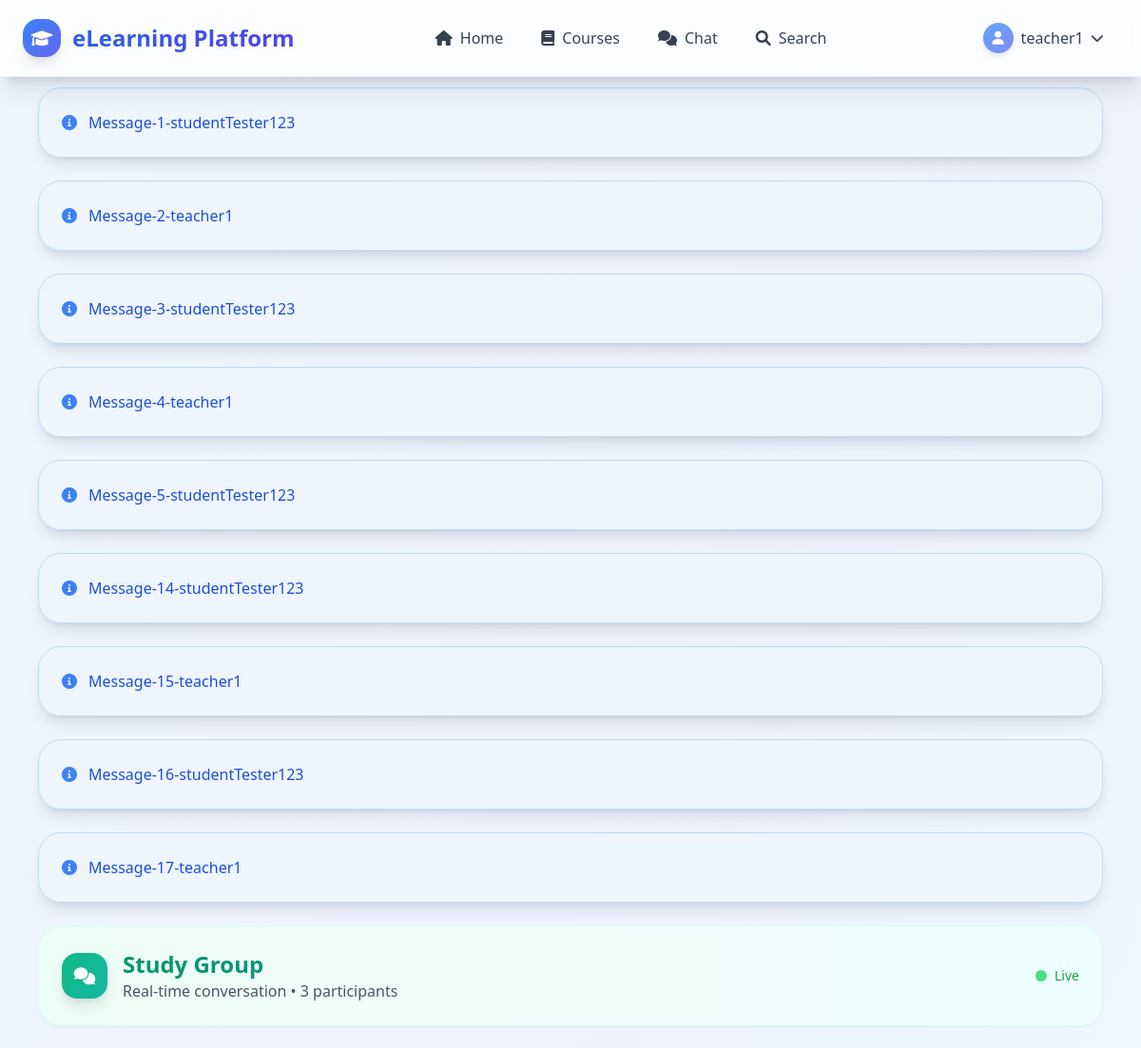
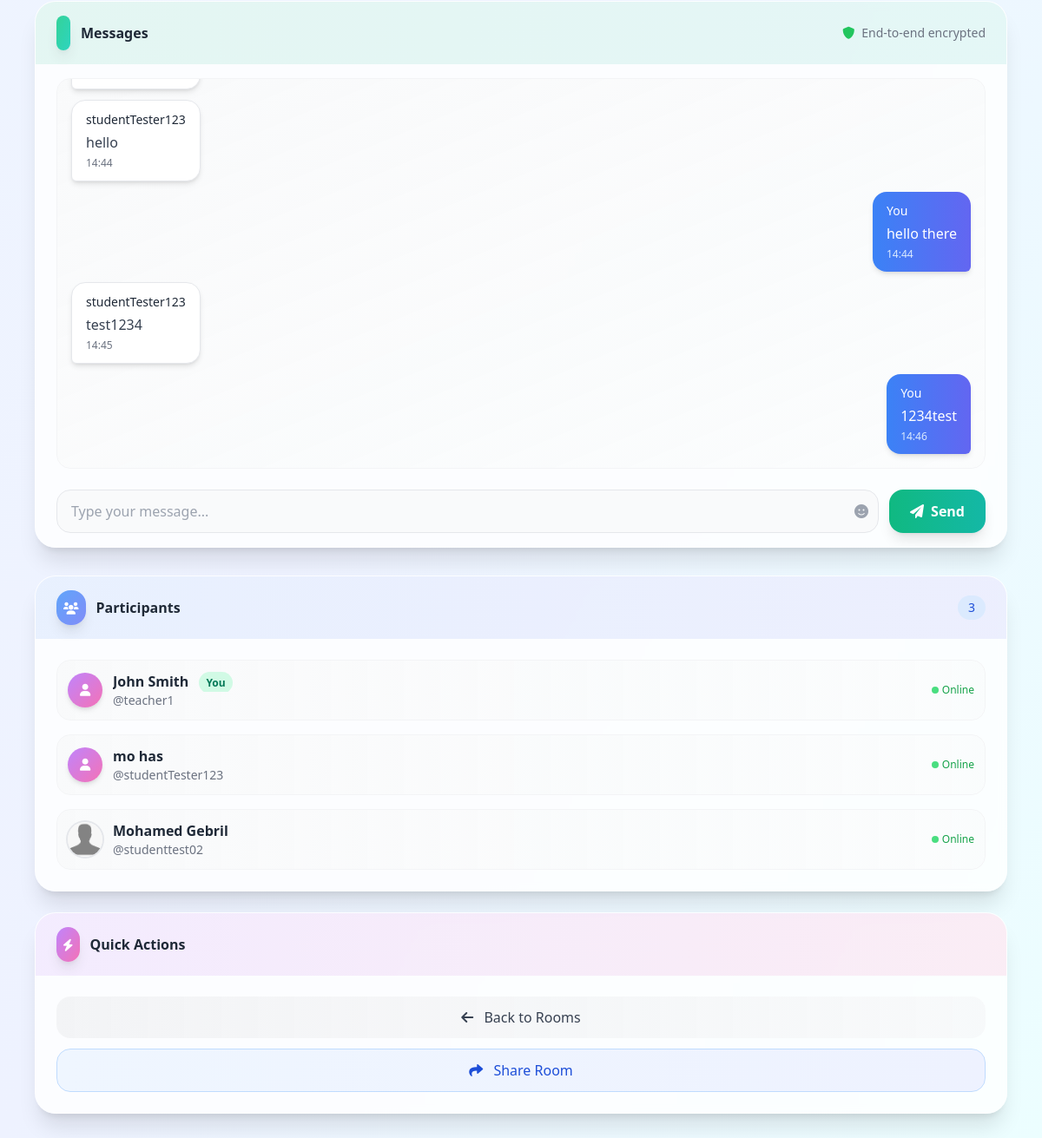
Screenshot of /chat/Study Group/ (signed in) with the database file from the repository (2 pictures, top to bottom).
### users/models.py (models this page shows, shortened)
class User(AbstractUser):
    USER_TYPE_CHOICES = (
        ('student', 'Student'),
        ('teacher', 'Teacher'),
    )
    user_type = models.CharField(max_length=10, choices=USER_TYPE_CHOICES, default='student')
    profile_picture = models.ImageField(upload_to='profile_pics/', null=True, blank=True)
    bio = models.TextField(max_length=500, blank=True)
    date_of_birth = models.DateField(null=True, blank=True)
    phone_number = models.CharField(max_length=15, blank=True)
    is_blocked = models.BooleanField(default=False)
    blocked_at = models.DateTimeField(null=True, blank=True)
    blocked_by = models.ForeignKey('self', on_delete=models.SET_NULL, null=True, blank=True, related_name='blocked_users')
    def is_teacher(self):
        return self.user_type == 'teacher'

### chat/models.py (models this page shows)
class Message(models.Model):
    room = models.ForeignKey(ChatRoom, on_delete=models.CASCADE, related_name='messages')
    sender = models.ForeignKey(settings.AUTH_USER_MODEL, on_delete=models.CASCADE)
    content = models.TextField()
    timestamp = models.DateTimeField(auto_now_add=True)
    class Meta:
        ordering = ['timestamp']
    def __str__(self):
        return f"Message-{self.id}-{self.sender.username}"

### chat/views.py (the view)
# urls.py: path('<str:room_name>/', views.chat_room, name='chat_room'),
@login_required
def chat_room(request, room_name):
    try:
        room = ChatRoom.objects.get(name=room_name)
    except ChatRoom.DoesNotExist:
        room = ChatRoom.objects.create(name=room_name, created_by=request.user)
    if request.user not in room.participants.all():
        room.participants.add(request.user)
    chat_messages = Message.objects.filter(room=room).order_by('timestamp')
    context = {
        'room_name': room_name,
        'messages': chat_messages,
        'participants': room.participants.all(),
    }
    return render(request, 'chat/room.html', context)

### users/context_processors.py (called while the page is built)
def notification_count(request):
    if request.user.is_authenticated:
        unread_count = request.user.notifications.filter(is_read=False).count()
        return {'unread_notifications_count': unread_count}
    return {'unread_notifications_count': 0}

### templates/chat/room.html (shortened to what this page needs)
{% extends 'base.html' %}
{% block content %}
<div class="mb-6">
  <div class="bg-gradient-to-r from-emerald-50 via-teal-50 to-cyan-50 rounded-3xl p-6 border border-emerald-100/50 shadow-sm">
    <div class="flex items-center justify-between">
      <div class="flex items-center space-x-4">
        <div class="w-12 h-12 bg-gradient-to-br from-emerald-500 to-teal-500 rounded-2xl flex items-center justify-center shadow-lg">
          <i class="fas fa-comments text-white text-lg"></i>
        </div>
        <div>
          <h1 class="text-2xl font-bold bg-gradient-to-r from-emerald-600 to-teal-600 bg-clip-text text-transparent">
          </h1>
          <p class="text-gray-600">Real-time conversation • {{ participants|length }} participants</p>
        </div>
      </div>
      <div class="flex items-center space-x-2">
        <div class="w-3 h-3 bg-green-400 rounded-full animate-pulse"></div>
        <span class="text-sm text-green-600 font-medium">Live</span>
      </div>
    </div>
  </div>
</div>
<div class="grid grid-cols-1 xl:grid-cols-12 gap-8">
  <div class="xl:col-span-8">
    <div class="bg-white/80 backdrop-blur-sm rounded-3xl shadow-xl border border-white/20 overflow-hidden">
      <div class="bg-gradient-to-r from-emerald-500/10 to-teal-500/10 px-6 py-4">
              <div class="flex items-center justify-between">
        <div class="flex items-center space-x-3">
          <div class="p-2 bg-gradient-to-br from-emerald-400 to-teal-400 rounded-2xl shadow-lg">
          </div>
          <h3 class="font-bold text-gray-800">Messages</h3>
        </div>
        <div class="flex items-center space-x-3">
          <div class="flex items-center space-x-2 text-sm text-gray-500">
            <i class="fas fa-shield-alt text-green-500"></i>
            <span>End-to-end encrypted</span>
          </div>
        </div>
      </div>
      </div>
      <div class="px-6 py-4">
        <div
          id="chat-messages"
          class="chat-messages mb-6 p-4 bg-gradient-to-br from-gray-50 to-gray-50/50 rounded-2xl border border-gray-100 overflow-y-auto space-y-3"
          style="height: 450px"
        >
          {% for message in messages %}
          <div class="flex {% if message.sender == user %}justify-end{% else %}justify-start{% endif %}">
            <div class="max-w-xs lg:max-w-md">
              <div class="{% if message.sender == user %}bg-gradient-to-r from-blue-500 to-indigo-500 text-white rounded-2xl rounded-br-md{% else %}bg-white border border-gray-200 text-gray-800 rounded-2xl rounded-bl-md{% endif %} px-4 py-3 shadow-md">
                <div class="font-medium text-sm mb-1">
                  {% if message.sender == user %}
                    You
                  {% else %}
                    {{ message.sender.username }}
                  {% endif %}
                </div>
                <div class="{% if message.sender == user %}text-white{% else %}text-gray-700{% endif %}">
                  {{ message.content }}
                </div>
                <div class="text-xs {% if message.sender == user %}text-blue-100{% else %}text-gray-500{% endif %} mt-1">
                  {{ message.timestamp|date:"H:i" }}
                </div>
              </div>
            </div>
          </div>
          {% endfor %}
        </div>
        <form id="chat-form" class="flex space-x-3">
          <div class="flex-1 relative">
            <input
              type="text"
              id="chat-message-input"
              class="w-full px-4 py-3 bg-gray-50 border border-gray-200 rounded-2xl focus:outline-none focus:ring-2 focus:ring-emerald-500 focus:border-transparent focus:bg-white transition-all duration-300 pr-12"
              placeholder="Type your message..."
            />
            <button
              type="button"
              class="absolute right-3 top-1/2 transform -translate-y-1/2 text-gray-400 hover:text-emerald-500 transition-colors"
              onclick="document.getElementById('chat-message-input').value += '😊'"
            >
              <i class="fas fa-smile"></i>
            </button>
          </div>
          <button
            class="bg-gradient-to-r from-emerald-500 to-teal-500 hover:from-emerald-600 hover:to-teal-600 text-white font-semibold px-6 py-3 rounded-2xl shadow-lg hover:shadow-xl transform hover:scale-105 transition-all duration-300 flex items-center space-x-2"
            type="submit"
          >
            <i class="fas fa-paper-plane"></i>
            <span class="hidden sm:inline">Send</span>
          </button>
        </form>
      </div>
    </div>
  </div>
  <div class="xl:col-span-4">
    <div class="bg-white/80 backdrop-blur-sm rounded-3xl shadow-xl border border-white/20 overflow-hidden">
      <div class="bg-gradient-to-r from-blue-500/10 to-indigo-500/10 px-6 py-4">
        <div class="flex items-center justify-between">
          <div class="flex items-center space-x-3">
            <div class="p-2 bg-gradient-to-br from-blue-400 to-indigo-400 rounded-2xl shadow-lg">
              <i class="fas fa-users text-white text-sm"></i>
            </div>
            <h3 class="font-bold text-gray-800">Participants</h3>
          </div>
          <span class="bg-blue-100 text-blue-700 px-3 py-1 rounded-full text-sm font-medium">{{ participants|length }}</span>
        </div>
      </div>
      <div class="px-6 py-6 space-y-4">
        {% for participant in participants %}
        <div class="flex items-center space-x-3 p-3 bg-gradient-to-r from-gray-50 to-gray-50/50 rounded-2xl border border-gray-100 hover:border-blue-200 hover:shadow-md transition-all duration-300">
          {% if participant.profile_picture %}
          <img
            src="{{ participant.profile_picture.url }}"
            class="w-10 h-10 rounded-full object-cover ring-2 ring-gray-200"
          />
          {% else %}
          <div class="w-10 h-10 bg-gradient-to-br from-purple-400 to-pink-400 rounded-full flex items-center justify-center shadow-md">
            <i class="fas fa-user text-white text-sm"></i>
          </div>
          {% endif %}
          <div class="flex-1 min-w-0">
            <div class="font-semibold text-gray-800 truncate">
              {{ participant.get_full_name|default:participant.username }}
              {% if participant == user %}
              <span class="text-xs bg-emerald-100 text-emerald-700 px-2 py-1 rounded-full ml-2">You</span>
              {% endif %}
            </div>
            <div class="text-sm text-gray-500">@{{ participant.username }}</div>
          </div>
          <div class="flex items-center space-x-1">
            <div class="w-2 h-2 bg-green-400 rounded-full"></div>
            <span class="text-xs text-green-600">Online</span>
          </div>
        </div>
        {% endfor %}
      </div>
    </div>
    <div class="mt-6 bg-white/80 backdrop-blur-sm rounded-3xl shadow-xl border border-white/20 overflow-hidden">
      <div class="bg-gradient-to-r from-purple-500/10 to-pink-500/10 px-6 py-4">
        <div class="flex items-center space-x-3">
          <div class="p-2 bg-gradient-to-br from-purple-400 to-pink-400 rounded-2xl shadow-lg">
            <i class="fas fa-bolt text-white text-sm"></i>
          </div>
          <h3 class="font-bold text-gray-800">Quick Actions</h3>
        </div>
      </div>
      <div class="px-6 py-6 space-y-3">
        <a href="{% url 'chat_list' %}" class="block w-full text-center px-4 py-3 bg-gradient-to-r from-gray-100 to-gray-100/50 text-gray-700 font-medium rounded-2xl hover:shadow-md transition-all duration-300">
          <i class="fas fa-arrow-left mr-2"></i>
          Back to Rooms
        </a>
        <button onclick="copyRoomLink()" class="block w-full text-center px-4 py-3 bg-gradient-to-r from-blue-50 to-indigo-50 text-blue-700 font-medium rounded-2xl hover:shadow-md transition-all duration-300 border border-blue-200">
          <i class="fas fa-share mr-2"></i>
          Share Room
        </button>
      </div>
    </div>
  </div>
</div>
{% endblock %}

### templates/base.html (shortened to what this page needs)
<!DOCTYPE html>
<html lang="en">
  <head>
    <script src="https://cdn.tailwindcss.com"></script>
    <link
      href="https://cdnjs.cloudflare.com/ajax/libs/font-awesome/6.0.0/css/all.min.css"
      rel="stylesheet"
    />
  </head>
  <body class="bg-gradient-to-br from-blue-50 via-indigo-50 to-cyan-50 min-h-screen pt-[60px]">
    <nav class="bg-white/80 backdrop-blur-md shadow-xl border-b border-blue-100/50 fixed w-full top-0" style="z-index: 100;">
      <div class="max-w-7xl mx-auto px-6">
        <div class="flex justify-between h-20">
          <div class="flex items-center">
            <a
              href="{% url 'home' %}"
              class="flex items-center bg-gradient-to-r from-blue-600 to-indigo-600 bg-clip-text text-transparent font-bold text-2xl hover:from-blue-700 hover:to-indigo-700 transition-all duration-300"
            >
              <div class="w-10 h-10 bg-gradient-to-br from-blue-500 to-indigo-500 rounded-2xl flex items-center justify-center mr-3 shadow-lg">
                <i class="fas fa-graduation-cap text-white text-lg"></i>
              </div>
            </a>
          </div>
          <div class="hidden md:flex items-center space-x-2">
            <a
              href="{% url 'home' %}"
              class="px-4 py-2 text-gray-700 hover:text-blue-600 hover:bg-blue-50 rounded-2xl transition-all duration-300 font-medium"
            >
              <i class="fas fa-home mr-2"></i>Home
            </a>
            <a
              href="{% url 'course_list' %}"
              class="px-4 py-2 text-gray-700 hover:text-blue-600 hover:bg-blue-50 rounded-2xl transition-all duration-300 font-medium"
            >
              <i class="fas fa-book mr-2"></i>Courses
            </a>
            <a
              href="{% url 'chat_list' %}"
              class="px-4 py-2 text-gray-700 hover:text-blue-600 hover:bg-blue-50 rounded-2xl transition-all duration-300 font-medium"
            >
              <i class="fas fa-comments mr-2"></i>Chat
            </a>
            {% if user.is_teacher %}
            <a
              href="{% url 'search_users' %}"
              class="px-4 py-2 text-gray-700 hover:text-blue-600 hover:bg-blue-50 rounded-2xl transition-all duration-300 font-medium"
            >
              <i class="fas fa-search mr-2"></i>Search
            </a>
            {% endif %}
          </div>
          <div class="hidden md:flex items-center">
            {% if user.is_authenticated %}
            <div class="relative group">
              <button
                class="flex items-center px-4 py-2 text-gray-700 hover:text-blue-600 hover:bg-blue-50 rounded-2xl focus:outline-none transition-all duration-300 font-medium"
              >
                <div class="w-8 h-8 bg-gradient-to-br from-blue-400 to-indigo-400 rounded-full flex items-center justify-center mr-2 shadow-md">
                  <i class="fas fa-user text-white text-sm"></i>
                </div>
                {{ user.username }}
                <i class="fas fa-chevron-down ml-2 text-sm"></i>
              </button>
            </div>
            {% endif %}
          </div>
        </div>
      </div>
    </nav>
    <main class="max-w-7xl mx-auto  py-8 px-6 sm:px-8 lg:px-10 z-0">
      {% if messages %} {% for message in messages %}
      <div
        class="mb-6 p-6 rounded-3xl shadow-lg border {% if message.tags == 'error' %}bg-red-50/80 border-red-200 text-red-700{% elif message.tags == 'success' %}bg-green-50/80 border-green-200 text-green-700{% elif message.tags == 'warning' %}bg-yellow-50/80 border-yellow-200 text-yellow-700{% else %}bg-blue-50/80 border-blue-200 text-blue-700{% endif %} backdrop-blur-sm"
      >
        <div class="flex items-center">
          {% if message.tags == 'error' %}
          <i class="fas fa-exclamation-circle mr-3 text-red-500"></i>
          {% elif message.tags == 'success' %}
          <i class="fas fa-check-circle mr-3 text-green-500"></i>
          {% elif message.tags == 'warning' %}
          <i class="fas fa-exclamation-triangle mr-3 text-yellow-500"></i>
          {% else %}
          <i class="fas fa-info-circle mr-3 text-blue-500"></i>
          {% endif %}
          {{ message }}
        </div>
      </div>
      {% endfor %} {% endif %} {% block content %}{% endblock %}
    </main>
  </body>
</html>

### templates/base.html (style rules this page uses)
.chat-messages { height: 400px; overflow-y: auto; }

### rows the page displays
User: username "teacher1", get_full_name "John Smith", shows "You"
Message: id+sender "Message-1-studentTester123"
Message: id+sender "Message-2-teacher1"
Message: id+sender "Message-3-studentTester123"
Message: id+sender "Message-4-teacher1"
Message: id+sender "Message-5-studentTester123"
Message: id+sender "Message-14-studentTester123", sender.username "studentTester123", content "hello", timestamp "14:44"
Message: id+sender "Message-15-teacher1", shows "You", content "hello there", timestamp "14:44"
Message: id+sender "Message-16-studentTester123", sender.username "studentTester123", content "test1234", timestamp "14:45"
Message: id+sender "Message-17-teacher1", shows "You", content "1234test", timestamp "14:46"
User: get_full_name "mo has", username "studentTester123"
User: profile_picture (placeholder picture), get_full_name "Mohamed Gebril", username "studenttest02"

### other values shown
{{ participants|length }} "3"
